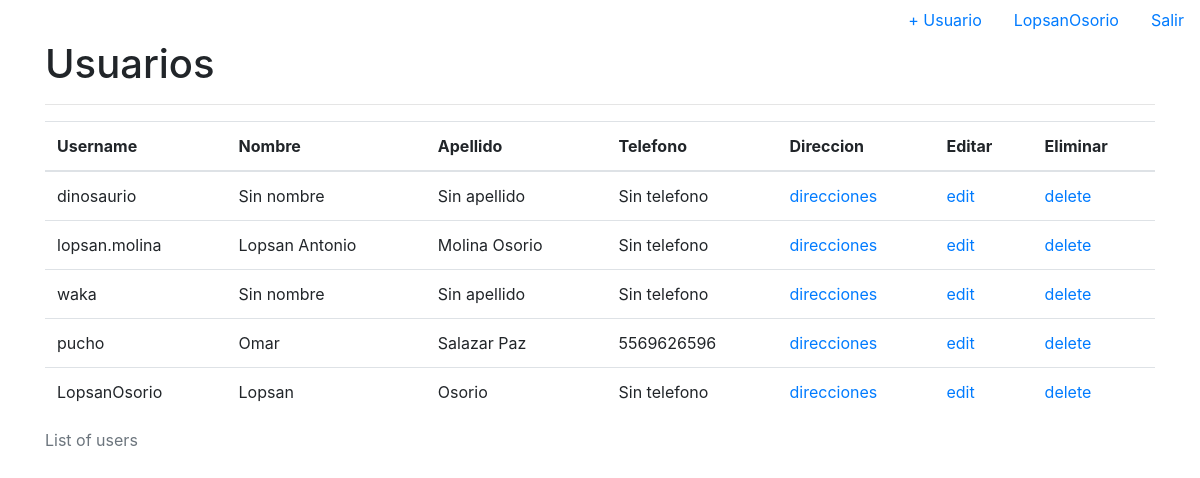
/ (signed in), run on an earlier commit of the app's database.
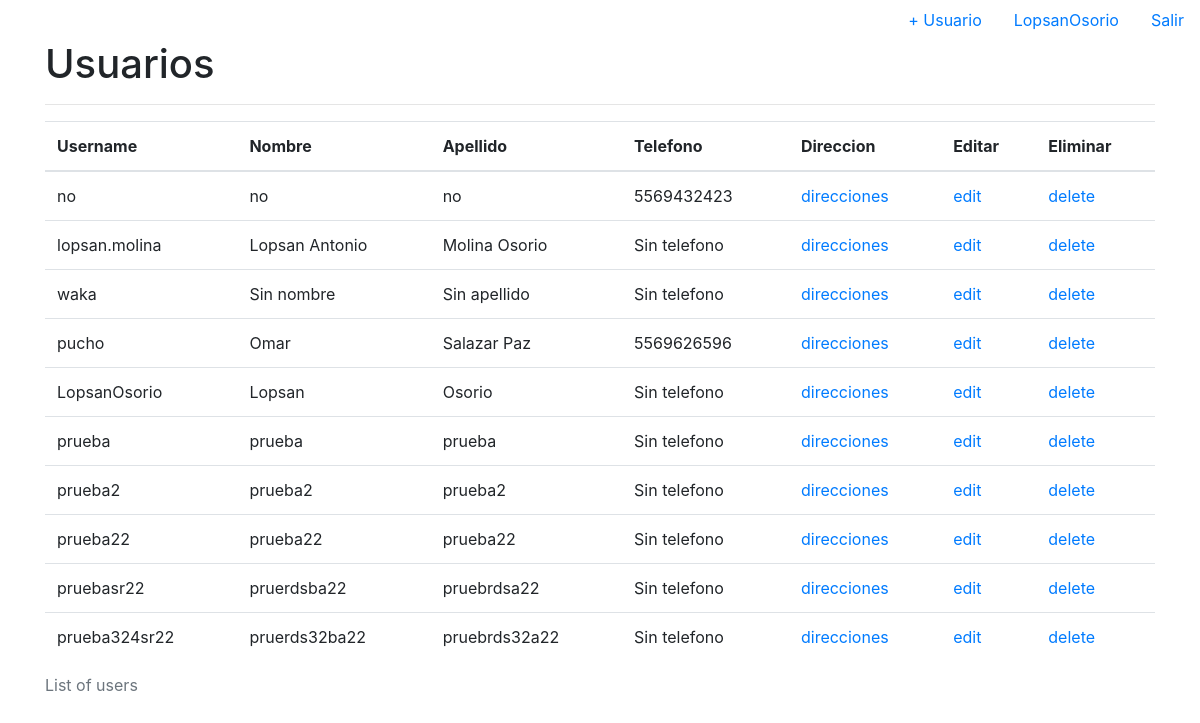
And on a later commit of the database.
### apps/users/models.py (models this page shows, shortened)
class Client(models.Model):
    user = models.OneToOneField(
        User,
        verbose_name='Usuario',
        null=False,
        blank=True,
        on_delete=models.CASCADE
    )
    addresses = models.ManyToManyField(Address, blank=True)
    phone = models.CharField(
        verbose_name='Telefono',
        max_length=13,
        blank=True,
        null=True
    )
    class Meta:
        verbose_name = 'Usuario'
        verbose_name_plural = 'Usuarios'

### apps/users/views.py (the view, shortened to what this page needs)
# urls.py: path('', Home.as_view()),
class Home(View):
    def get(self, request):
        template_name = 'home.html'
        users = Client.objects.all()
        context = {
            'users': users
        }
        return render(request, template_name, context)

### templates/home.html
{% extends "base.html" %}
{% block content %}
    <div class="container">
        <h1>
            Usuarios
        </h1>
        <hr>
        <div class="row">
            <div class="col-md-12 personal-info">
                {% if user.is_authenticated %}
                    <table class="table">
                        <caption>List of users</caption>
                        <thead>
                        <tr>
                          <th scope="col">Username</th>
                          <th scope="col">Nombre</th>
                          <th scope="col">Apellido</th>
                          <th scope="col">Telefono</th>
                          <th scope="col">Direccion</th>
                          <th scope="col">Editar</th>
                          <th scope="col">Eliminar</th>
                        </tr>
                        </thead>
                        <tbody>
                        {% for u in users %}
                            <tr>
                                <td>{{u.user.username}}</td>
                                <td>
                                    {% if u.user.first_name %}
                                        {{u.user.first_name}}
                                    {% else %}
                                        Sin nombre
                                    {% endif %}
                                </td>
                                <td>
                                    {% if u.user.last_name %}
                                        {{u.user.last_name}}
                                    {% else %}
                                        Sin apellido
                                    {% endif %}
                                </td>
                                <td>
                                    {% if u.phone %}
                                        {{u.phone}}
                                    {% else %}
                                        Sin telefono
                                    {% endif %}
                                </td>
                                <td>
                                    <a href="{% url 'users:address_list' pk=u.id %}">direcciones</a>
                                </td>
                                <td>
                                    <a href="{% url 'users:edit' pk=u.id %}">edit</a>
                                </td>
                                <td>
                                    <a href="{% url 'users:delete' pk=u.id %}">delete</a>
                                </td>
                            </tr>
                        {% endfor %}
                        </tbody>
                    </table>
                {% endif %}
            </div>
        </div>
    </div>
{% endblock content %}

### templates/base.html (shortened to what this page needs)
<!doctype html>
<html lang="en">
  <head>
    <link rel="stylesheet" href="https://maxcdn.bootstrapcdn.com/bootstrap/4.0.0/css/bootstrap.min.css">
    <link href="https://maxcdn.bootstrapcdn.com/font-awesome/4.7.0/css/font-awesome.min.css" rel="stylesheet">
  </head>
  <body>
    <ul class="nav justify-content-end">
      <li class="nav-item">
        <a class="nav-link" href="/user/new/">+ Usuario</a>
      </li>
      <li class="nav-item">
        {% if user.is_authenticated %}
            <a class="nav-link" href="{% url 'users:edit' pk=user.client.id %}">{{user.username}}</a>
        {% else %}
            <a class="nav-link" href data-toggle="modal" data-target="#RegistroModal">Registrate</a>
        {% endif %}
      </li>
      <li class="nav-item">
        {% if user.is_authenticated %}
            <a href="/logout/" class="nav-link">Salir</a>
        {% else %}
            <a class="nav-link" href data-toggle="modal" data-target="#LoginModal">Login</a>
        {% endif %}
      </li>
    </ul>
    {% block content %}
    {% endblock content %}
  </body>
</html>

What changed in the data, as far as the page shows it:
changed Client (number 1 of 10 on the later page): user.username "dinosaurio" → "no"; user.first_name (not shown) → "no"; user.last_name (not shown) → "no"; phone (not shown) → "5569432423"; no longer shows "Sin nombre Sin apellido"; no longer shows "Sin telefono"
added Client: user.username "prueba", user.first_name "prueba", user.last_name "prueba", shows "Sin telefono"
added Client: user.username "prueba2", user.first_name "prueba2", user.last_name "prueba2", shows "Sin telefono"
added Client: user.username "prueba22", user.first_name "prueba22", user.last_name "prueba22", shows "Sin telefono"
added Client: user.username "pruebasr22", user.first_name "pruerdsba22", user.last_name "pruebrdsa22", shows "Sin telefono"
added Client: user.username "prueba324sr22", user.first_name "pruerds32ba22", user.last_name "pruebrds32a22", shows "Sin telefono"
